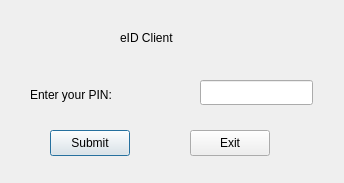
<?xml version="1.0" encoding="UTF-8"?>
<ui version="4.0">
 <class>pindlg</class>
 <widget class="QDialog" name="pindlg">
  <property name="geometry">
   <rect>
    <x>0</x>
    <y>0</y>
    <width>344</width>
    <height>183</height>
   </rect>
  </property>
  <property name="windowTitle">
   <string>Dialog</string>
  </property>
  <widget class="QLabel" name="label">
   <property name="geometry">
    <rect>
     <x>120</x>
     <y>30</y>
     <width>191</width>
     <height>16</height>
    </rect>
   </property>
   <property name="text">
    <string>eID Client</string>
   </property>
  </widget>
  <widget class="QLabel" name="label_2">
   <property name="geometry">
    <rect>
     <x>30</x>
     <y>79</y>
     <width>111</width>
     <height>31</height>
    </rect>
   </property>
   <property name="text">
    <string>Enter your PIN:</string>
   </property>
  </widget>
  <widget class="QLineEdit" name="pinlineEdit">
   <property name="geometry">
    <rect>
     <x>200</x>
     <y>80</y>
     <width>113</width>
     <height>25</height>
    </rect>
   </property>
   <property name="echoMode">
    <enum>QLineEdit::Password</enum>
   </property>
  </widget>
  <widget class="QPushButton" name="pushButton">
   <property name="geometry">
    <rect>
     <x>50</x>
     <y>130</y>
     <width>80</width>
     <height>26</height>
    </rect>
   </property>
   <property name="text">
    <string>Submit</string>
   </property>
  </widget>
  <widget class="QPushButton" name="pushButton_2">
   <property name="geometry">
    <rect>
     <x>190</x>
     <y>130</y>
     <width>80</width>
     <height>26</height>
    </rect>
   </property>
   <property name="text">
    <string>Exit</string>
   </property>
  </widget>
 </widget>
 <resources/>
 <connections/>
</ui>
